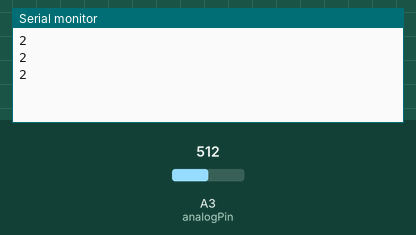
The sketch below on a simulated Arduino Uno, built with avr-gcc and run on an emulated ATmega328P. Shown: the last lines printed to the serial monitor. The test bench sets the inputs (shaded band); at power-on: A3 (analogPin) = 512.

Above: at 1.3 s.
1.4 s: A3 (analogPin) set to 716
At 1.9 s:
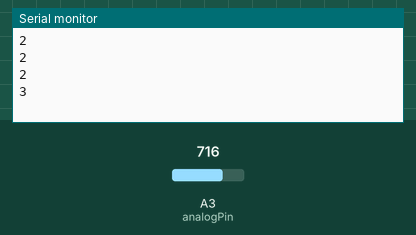
2.9 s: A3 (analogPin) set to 900
At 3.4 s:
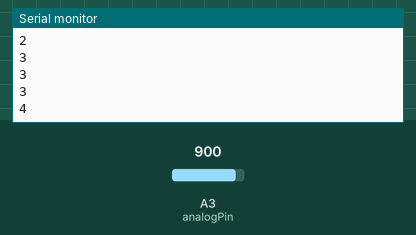
Timing chart, 0 to 5.9 s (numbered marks = the images above; inputs shaded):
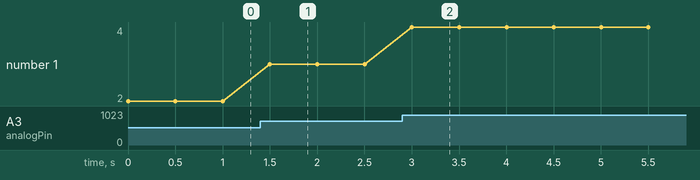

Measured:
- after the input at 1.4 s, the serial monitor: prints a new line after 0.10 s (image 1)
- after the input at 2.9 s, the serial monitor: prints a new line after 0.10 s (image 2)
- plotted number 1: 2 → 3 after the input at 1.4 s, 3 → 4 after the input at 2.9 s

The sketch:

tanding_how_to_read_analog_voltage_using_analogread_command1.ino
```cpp
int readAnalog;
int V2 = 0;
int analogPin = 3;
// how much delay you want
int delayTime = 500;


void setup()
{
	pinMode(analogPin, INPUT);
  	Serial.begin(9600);
}

void loop()
{
	// analog read
	readAnalog = analogRead(analogPin);
  	V2 = (5./1023.) * readAnalog;
	// print data in plotter
  	Serial.println(V2);
  	delay(delayTime);
}
```
